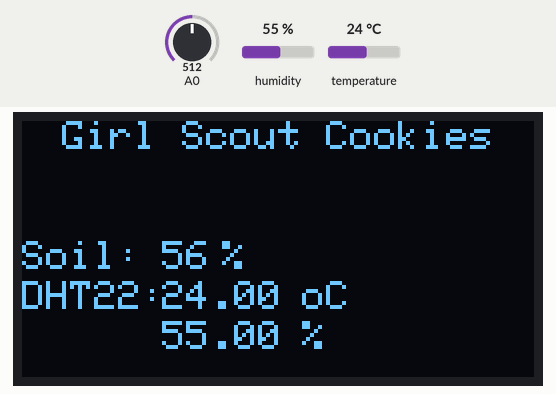
The sketch below on a simulated Arduino Uno, built with avr-gcc and run on an emulated ATmega328P. On the bench: 128×64 one-colour display. The inputs (shaded band) are chosen by the test bench; at power-on: humidity 55 %, A0 = 512, temperature 24 °C. The display library's start-up logo is not drawn.

Above: at 3.3 s.
3.4 s: humidity set to 22 %
At 5.0 s:
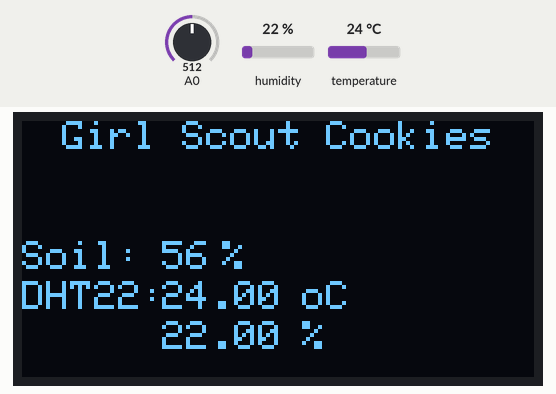
5.8 s: A0 set to 716
At 7.4 s:
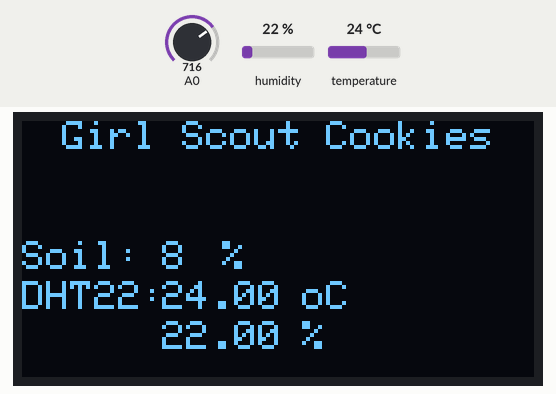
7.9 s: temperature set to 12 °C
At 9.7 s:
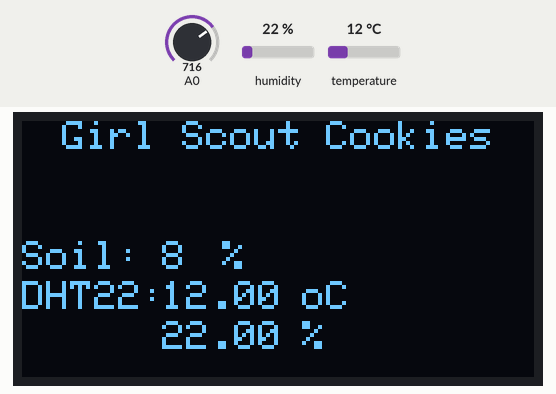
10.0 s: A0 set to 900
At 11.0 s:
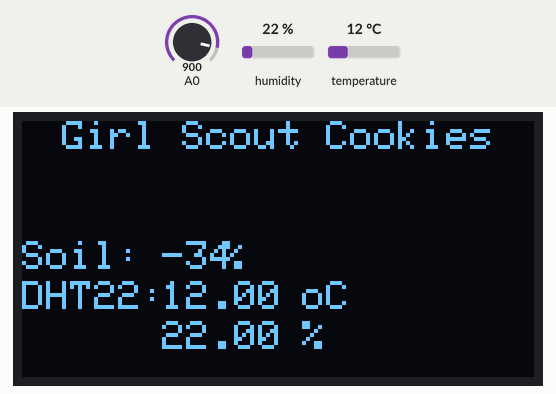
12.2 s: humidity set to 40 %
At 13.4 s:
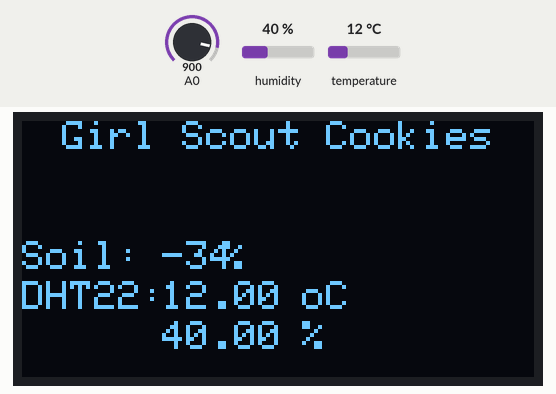
14.3 s: A0 set to 1023
At 15.8 s:
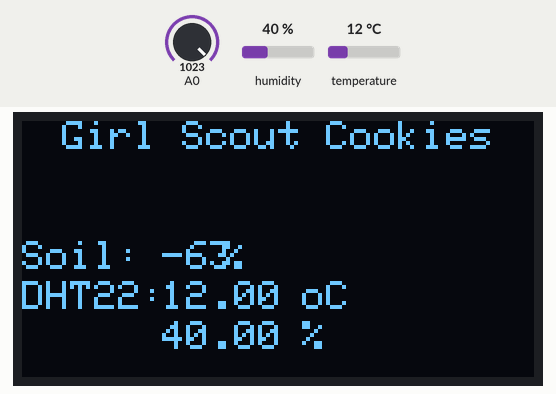
Timing chart, 0 to 17.3 s (numbered marks = the images above; inputs shaded):
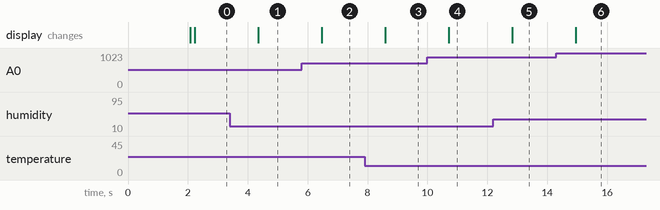

Measured:
- after the input at 3.4 s, the display: changes after 0.95 s (image 1)
- after the input at 5.8 s, the display: changes after 0.67 s (image 2)
- after the input at 7.9 s, the display: changes after 0.69 s (image 3)
- after the input at 10.0 s, the display: changes after 0.71 s (image 4)
- after the input at 12.2 s, the display: changes after 0.63 s (image 5)
- after the input at 14.3 s, the display: changes after 0.66 s (image 6)

The sketch:

ESP_GROW_03032019-nowifi.ino
```cpp
/*ESP-Grow - No WIFI
By Kyle Rodrigues
Date: 03032019

**Note: This code works, but soil refresh rate is buggy. need to edit logic flow

DHT22 - D4 pin 2
Screen - OLED Screen , Addr 0x3C, character uses 5x5 pixels, (X,Y)
soil capacitive sensor A0
*/

//****Include Statements*****
//OLED Screen
#include <Wire.h>  // Include Wire if you're using I2C
#include <Adafruit_GFX.h>
#include <Adafruit_SSD1306.h>
//DHT22
#include "DHT.h"


//****Definitions*****
//*****OLED 0.96" **********
#define SCREEN_WIDTH 128 // OLED display width, in pixels
#define SCREEN_HEIGHT 64 // OLED display height, in pixels
#define OLED_RESET     1 // // Wemo SCL
Adafruit_SSD1306 display(SCREEN_WIDTH, SCREEN_HEIGHT, &Wire, OLED_RESET);

//*****DHT22 **********
#define DHTPIN 2     // what digital pin the DHT22 is conected to
#define DHTTYPE DHT22   // there are multiple kinds of DHT sensors
DHT dht(DHTPIN, DHTTYPE);

int  soilval;
float t,h;


void setup() {
Serial.begin(115200);

    //******OLED Start*****
   // SSD1306_SWITCHCAPVCC = generate display voltage from 3.3V internally
  if(!display.begin(SSD1306_SWITCHCAPVCC, 0x3C)) { // Address 0x3D for 128x64
    Serial.println(F("SSD1306 allocation failed"));
    for(;;); // Don't proceed, loop forever
  }
    display.display();
    delay(2000); // Pause for 2 seconds
    // Clear the buffer
    display.clearDisplay();
    display.setTextSize(1);             // Normal 1:1 pixel scale
    display.setTextColor(WHITE);        // Draw white text
    display.setCursor(10, 0); // Set cursor to top-left
    display.cp437(true);         // Use full 256 char 'Code Page 437' font
    // Print can be used to print a string to the screen:
    display.println("Girl Scout Cookies");
    display.display();       // Refresh the display
    delay(100);          // Delay a second and repeat
}

void loop() {
  soilval =  map(analogRead(0),320,750,100,0);
  h = dht.readHumidity();
  t = dht.readTemperature();
  display.clearDisplay();

  display.setCursor(10, 0); // Set cursor to top-left
  display.println("Girl Scout Cookies");
   //Soil Capacitance Sensor
  display.setCursor(0, 30);
  display.println("Soil:");
  display.setCursor(35, 30);
  display.println(soilval);
  display.setCursor(50, 30);
  display.println("%");
  //DHT22 Temperature and Humidity
  display.setCursor(0, 40);
  display.println("DHT22:");
  display.setCursor(35, 40);
  display.println(dht.readTemperature());
  display.setCursor(70, 40);
  display.println("oC");
  display.setCursor(35, 50);
  display.println(dht.readHumidity());
  display.setCursor(70, 50);
  display.println("%");
  display.display();
  delay(1000);
  display.display();
  }
```
